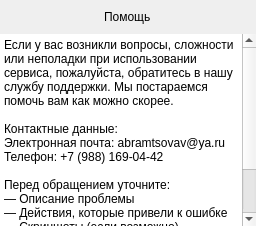
         <widget class="QWidget" name="helpPage">
          <layout class="QVBoxLayout" name="verticalLayout_9">
           <property name="spacing">
            <number>0</number>
           </property>
           <property name="leftMargin">
            <number>0</number>
           </property>
           <property name="topMargin">
            <number>0</number>
           </property>
           <property name="rightMargin">
            <number>0</number>
           </property>
           <property name="bottomMargin">
            <number>0</number>
           </property>
           <item alignment="Qt::AlignTop">
            <widget class="QWidget" name="widget_2" native="true">
             <layout class="QVBoxLayout" name="verticalLayout_18">
              <item alignment="Qt::AlignHCenter|Qt::AlignTop">
               <widget class="QLabel" name="label_5">
                <property name="minimumSize">
                 <size>
                  <width>47</width>
                  <height>16</height>
                 </size>
                </property>
                <property name="text">
                 <string>Помощь</string>
                </property>
               </widget>
              </item>
             </layout>
            </widget>
           </item>
           <item>
            <widget class="QTextEdit" name="textEdit">
             <property name="frameShape">
              <enum>QFrame::NoFrame</enum>
             </property>
             <property name="frameShadow">
              <enum>QFrame::Plain</enum>
             </property>
             <property name="lineWidth">
              <number>0</number>
             </property>
             <property name="readOnly">
              <bool>true</bool>
             </property>
             <property name="html">
              <string>&lt;!DOCTYPE HTML PUBLIC "-//W3C//DTD HTML 4.0//EN" "http://www.w3.org/TR/REC-html40/strict.dtd"&gt;
&lt;html&gt;&lt;head&gt;&lt;meta name="qrichtext" content="1" /&gt;&lt;meta charset="utf-8" /&gt;&lt;style type="text/css"&gt;
p, li { white-space: pre-wrap; }
hr { height: 1px; border-width: 0; }
li.unchecked::marker { content: "\2610"; }
li.checked::marker { content: "\2612"; }
&lt;/style&gt;&lt;/head&gt;&lt;body style=" font-family:'Segoe UI'; font-size:9pt; font-weight:400; font-style:normal;" bgcolor="transparent"&gt;
&lt;p style=" margin-top:0px; margin-bottom:0px; margin-left:0px; margin-right:0px; -qt-block-indent:0; text-indent:0px;"&gt;Если у вас возникли вопросы, сложности или неполадки при использовании сервиса, пожалуйста, обратитесь в нашу службу поддержки. Мы постараемся помочь вам как можно скорее.&lt;/p&gt;
&lt;p style="-qt-paragraph-type:empty; margin-top:0px; margin-bottom:0px; margin-left:0px; margin-right:0px; -qt-block-indent:0; text-indent:0px;"&gt;&lt;br /&gt;&lt;/p&gt;
&lt;p style=" margin-top:0px; margin-bottom:0px; margin-left:0px; margin-right:0px; -qt-block-indent:0; text-indent:0px;"&gt;Контактные данные:&lt;/p&gt;
&lt;p style=" margin-top:0px; margin-bottom:0px; margin-left:0px; margin-right:0px; -qt-block-indent:0; text-indent:0px;"&gt;Электронная почта: abramtsovav@ya.ru&lt;/p&gt;
&lt;p style=" margin-top:0px; margin-bottom:0px; margin-left:0px; margin-right:0px; -qt-block-indent:0; text-indent:0px;"&gt;Телефон: +7 (988) 169-04-42&lt;/p&gt;
&lt;p style="-qt-paragraph-type:empty; margin-top:0px; margin-bottom:0px; margin-left:0px; margin-right:0px; -qt-block-indent:0; text-indent:0px;"&gt;&lt;br /&gt;&lt;/p&gt;
&lt;p style=" margin-top:0px; margin-bottom:0px; margin-left:0px; margin-right:0px; -qt-block-indent:0; text-indent:0px;"&gt;Перед обращением уточните:&lt;/p&gt;
&lt;p style=" margin-top:0px; margin-bottom:0px; margin-left:0px; margin-right:0px; -qt-block-indent:0; text-indent:0px;"&gt;— Описание проблемы&lt;/p&gt;
&lt;p style=" margin-top:0px; margin-bottom:0px; margin-left:0px; margin-right:0px; -qt-block-indent:0; text-indent:0px;"&gt;— Действия, которые привели к ошибке&lt;/p&gt;
&lt;p style=" margin-top:0px; margin-bottom:0px; margin-left:0px; margin-right:0px; -qt-block-indent:0; text-indent:0px;"&gt;— Скриншоты (если возможно)&lt;/p&gt;
&lt;p style="-qt-paragraph-type:empty; margin-top:0px; margin-bottom:0px; margin-left:0px; margin-right:0px; -qt-block-indent:0; text-indent:0px;"&gt;&lt;br /&gt;&lt;/p&gt;
&lt;p style=" margin-top:0px; margin-bottom:0px; margin-left:0px; margin-right:0px; -qt-block-indent:0; text-indent:0px;"&gt;Мы ценим ваше обращение и постараемся решить вопрос в кратчайшие сроки.&lt;/p&gt;&lt;/body&gt;&lt;/html&gt;</string>
             </property>
             <property name="textInteractionFlags">
              <set>Qt::TextSelectableByMouse</set>
             </property>
            </widget>
           </item>
          </layout>
         </widget>
